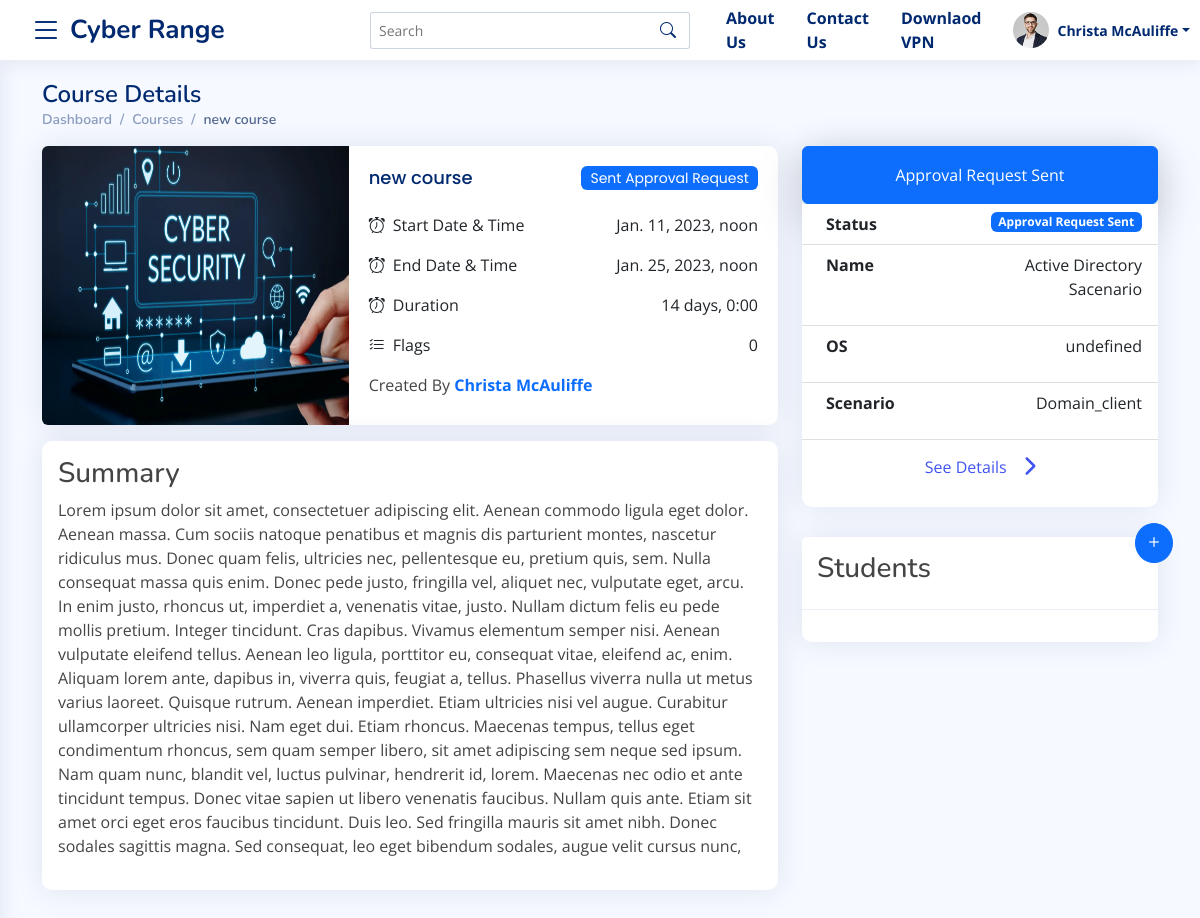
Page /instructor/courses/25/details (signed in) on the committed database.
### accounts/models.py (models this page shows, shortened)
class User(AbstractBaseUser):
    username = models.CharField(
        verbose_name="Username",
        max_length=255,
        default="",
        blank=True,
        unique=False,
    )
    email = models.EmailField(
        verbose_name='email address',
        max_length=255,
        unique=True,
    )
    is_active = models.BooleanField(default=True, help_text="User is verified and have access to the website. Admin can also block a user by un-check this field")
    is_staff = models.BooleanField(default=False , editable=False) # a admin user; non super-user
    is_superuser = models.BooleanField(default=False, help_text="Superuser of the whole website.") # a superuser
    is_student = models.BooleanField(default=False)
    is_instructor = models.BooleanField(default=False)
    is_admin = models.BooleanField(default=False)
    groups = models.ManyToManyField(
        Group,
        verbose_name=_('groups'),
        blank=True,
        help_text=_(
            'The groups this user belongs to. A user will get all permissions '
            'granted to each of their groups.'
        ),
        related_name="user_groups_set",
        related_query_name="user",
    )
    permissions = models.ManyToManyField(
        Permission,
        verbose_name=_('user permissions'),
        blank=True,
        help_text=_('Specific permissions for this user.'),
        related_name="user_permissions_set",
        related_query_name="user",
    )
    date_joined = models.DateTimeField(_('Date Joined'), blank=True, null=True, auto_now_add=True)
    updated= models.DateTimeField( verbose_name= _('Last Updated Timestamp') , auto_now= True)
    vpn_file  = models.FileField(upload_to='vpn/', blank=True)
    USERNAME_FIELD = 'email'
    REQUIRED_FIELDS = [] # Email & Password are required by default.
    def __str__(self):
        return self.email
    objects = UserManager()

### master_app/models.py (models this page shows, shortened)
class Course(models.Model):
    instructor = models.ForeignKey(User, on_delete=models.CASCADE)
    name = models.CharField(max_length=100)
    start_time = models.DateTimeField(auto_now_add=False, default=timezone.now)
    end_time = models.DateTimeField(auto_now_add=False, default=timezone.now)
    created_timestamp = models.DateTimeField( auto_now_add=True )
    description = RichTextField()
    is_approved = models.CharField(max_length=2, choices=APPROVED_CHOICES, default="1")
    points = models.IntegerField(blank=True, null=True, default=60)
    course_img = models.ImageField(blank=True, upload_to="courses/")
    def get_virtual_network(self):
        try:
            return VirtualNetwork.objects.get(course__id = self.id)
        except:
            return None
    def total_duration(self):
        try:
            return ("%s" % str(self.end_time - self.start_time)[:-3])
        except:
            return ("%s" % str(self.end_time - self.start_time))

class VirtualNetwork(models.Model):
    course = models.ForeignKey(Course, on_delete=models.CASCADE)
    name = models.CharField(max_length=100)
    description = RichTextField()
    operating_system = models.CharField(max_length=100, default=1 )
    scenarios = models.CharField(max_length=200, default="1" ,)
    rating  = models.CharField(max_length=1 , default="1", choices=RATING_CHOICES, blank=True, null=True)
    config_file_url = models.URLField(max_length=300 , default="" , blank=True, null=True)
    ip_address = models.GenericIPAddressField(blank=True, null=True)
    topology_image = models.ImageField(upload_to="topologies/", blank=True, null=True)
    ssh_file = models.FileField(upload_to="sshFiles/" , blank=True, null=True)
    instructions = RichTextField(blank = True, null=True, default="")
    is_instance_created = models.BooleanField(default=False, blank=True, null=True)
    imageRef = models.CharField(max_length=200 , blank=True, null=True)
    size = models.CharField(max_length=200 , blank=True, null=True)
    status = models.CharField(max_length=200 , blank=True, null=True)
    state = models.CharField(max_length=200 , blank=True, null=True)
    min_ram = models.CharField(max_length=200 , blank=True, null=True)
    min_disk = models.CharField(max_length=200 , blank=True, null=True)
    server_id = models.CharField(max_length=200, blank=True, null=True)
    def get_operating_system(self):
        try:
            return OPERATING_SYSTEM_CHOICES_TEXT[self.operating_system]
        except:
            return self.operating_system
    def get_scenarios(self):
        try:
            return SCENARIOS_CATEGORYIES_TEXT[self.scenarios]
        except:
            return self.scenarios

### master_app/views.py (the view)
# urls.py: path("instructor/courses/<int:course_id>/details", views.InstructorCourseDetails, name="instructor-courses-details-url"),
@login_required
@teacher_required
def InstructorCourseDetails(request, course_id):
    template_name = 'master_app/instructor/courseDetails.html'
    try:
        course = Course.objects.get(id=course_id)
        easy_challenges = course.coursechallenge_set.filter(levels=1)
        medium_challenges = course.coursechallenge_set.filter(levels=2)
        hard_challenges = course.coursechallenge_set.filter(levels=3)
        students = course.assignedstudents_set.all()
    except Course.DoesNotExist:
        messages.error(request, "Invalid Course URL")
        return redirect(reverse("courses-all-url"))
    except Exception as e:
        messages.error(
            request, "Plase try again after some time or contact admin.")
        return redirect(reverse("master_index"))
    context = {
        "course": course,
        "easy_challenges": easy_challenges,
        "medium_challenges": medium_challenges,
        "hard_challenges": hard_challenges,
        "students": students,
        "form":  NewVirtualNetworkForm(),
        "form_2":  AddNewStudent(),
    }
    return render(request, template_name, context)

### master_app/templates/master_app/instructor/courseDetails.html (shortened to what this page needs)
{%  extends 'base.html' %}
{% load static %}
{% block extra_css %}
<link href="{% static 'assets/vendor/quill/quill.snow.css' %}" rel="stylesheet">
<link href="{% static 'assets/vendor/quill/quill.bubble.css' %}" rel="stylesheet">
<link rel="stylesheet" href="{% static 'assets/vendor/loader/loader-double.css' %}"  />
<link rel="stylesheet" href="{% static 'assets/vendor/flickity/flickity.min.css' %}">
{% endblock %}
{% block content %}
<main id="main" class="main">
    <section class="section dashboard">
        <div class="container">
          <div class="pagetitle">
                <h1>Course Details</h1>
                <nav>
                  <ol class="breadcrumb">
                    <li class="breadcrumb-item"><a href="{% url 'instructor-dasboard-url' %}">Dashboard</a></li>
                    <li class="breadcrumb-item "><a href="{% url 'courses-all-url' %}">Courses</a></li>
                    <li class="breadcrumb-item active">{{ course.name }}</li>
                  </ol>
                </nav>
              </div>
            <div class="row">
                <div class="col-12 col-md-8">
                  {% include 'master_app/course_card_header.html' %}
                </div>
                <div class="col-12 col-md-4 mb-5">
                  {% include 'master_app/instructor/cd_network_details.html' %}
                    {% include 'master_app/instructor/cd_students.html' %}
                </div>
            </div>
        </div>
    </section>
</main>
{% endblock %}

### master_app/templates/master_app/header.html (shortened to what this page needs)
{% load static %}
<header class="header fixed-top d-flex align-items-center  sticky-top ">
  <div class="d-flex align-items-center justify-content-center">
    {% if request.user.is_authenticated %}
      <i class="bi bi-list toggle-sidebar-btn"></i>
    {% endif %}
    <a href="{% url 'master_index' %}" class="logo d-flex align-items-center ms-2">
      <span class="d-none d-lg-block">  Cyber Range</span>
    </a>
  </div>
  <div class="search-bar">
    <form class="search-form d-flex align-items-center" method="POST" action="#">
      <input type="text" name="query" placeholder="Search" title="Enter search keyword">
      <button type="submit" title="Search"><i class="bi bi-search"></i></button>
    </form>
  </div>
  <nav class="header-nav  ms-auto">
    <ul class="d-flex align-items-center">
      {% if request.user.is_authenticated %}
      <li class="nav-item">
        <a href="{% url 'about_url' %}" class="nav-link nav-profile d-flex align-items-center px-3 fw-bold">
          About Us</a>
      </li>
      <li class="nav-item">
        <a href="{% url 'contact_url' %}" class="nav-link nav-profile d-flex align-items-center px-3 fw-bold">
          Contact Us</a>
      </li>
      {% if request.user.vpn_file %}
      <li class="nav-item">
        <a href="{{ request.user.vpn_file.url }}" class="nav-link nav-profile d-flex align-items-center px-3 fw-bold">Downlaod VPN </a>
      </li>
      {% else %}
        <li class="nav-item">
          <a href="{% url 'create_vpn_url' %}" class="nav-link nav-profile d-flex align-items-center px-3 fw-bold create-vpn">Create VPN </a>
        </li>
      {% endif %}
      <li class="nav-item dropdown px-3">
        <a class="nav-link nav-profile d-flex align-items-center pe-0" href="#" data-bs-toggle="dropdown">
          <img src="{% static 'assets/img/profile-img.jpg' %}" alt="Profile" class="rounded-circle">
          <span class="d-none d-md-block dropdown-toggle ps-2 fw-bold">{{ request.user.username }}</span>
        </a>
      </li>
      {% endif %}
    </ul>
  </nav>
</header>

### master_app/templates/master_app/course_card_header.html
{% load static %}
<div class="card mb-3">
    <div class="row g-0">
      <div class="col-md-5">
        {% if course.course_img %}
          <img src="{{ course.course_img.url }}" class="img-fluid rounded-start h-100" alt="...">
        {% else %}
          <img src="{% static 'assets/img/Ad.webp' %}" class="img-fluid rounded-start h-100" alt="...">
        {% endif %}
      </div>
      <div class="col-md-7">
        <div class="card-body">
          <h5 class="card-title d-flex justify-content-between align-items-center mb-0">{{ course.name }}
            {% if course.is_approved == "1" %}
        <span class="badge bg-warning text-white">Draft</span>
      {% elif course.is_approved == "2" %}
        <span class="badge bg-primary text-white">Sent Approval Request</span>
      {% elif course.is_approved == "3" %}
        <span class="badge bg-success text-white">Approved</span>
      {% elif course.is_approved == "4"  %}
        <span class="badge bg-danger text-white">Rejected</span>
      {% endif %}</h5>
      <ul class="list-group  list-group-flush px-0 mx-0 ">
        <li class="list-group-item d-flex justify-content-between align-items-start px-0 border-0">
          <div >
            <div ><i class="bi bi-alarm me-1"></i> Start Date & Time</div>
          </div>
          {{ course.start_time }}
        </li>
        <li class="list-group-item d-flex justify-content-between align-items-start px-0 border-0">
          <div >
            <div ><i class="bi bi-alarm me-1"></i> End Date & Time</div>
          </div>
          {{ course.end_time }}
        </li>
        <li class="list-group-item d-flex justify-content-between align-items-start px-0 border-0">
          <div >
            <div ><i class="bi bi-alarm me-1"></i> Duration</div>
          </div>
          {{ course.total_duration }}
        </li>
        <li class="list-group-item d-flex justify-content-between align-items-start px-0 border-0" >
          <div >
            <div ><i class="bi bi-list-check me-1"></i> Flags</div>
          </div>
          0
        </li>
      </ul>
          <p class="my-2">Created By <strong class="text-primary fw-bolder">{{ course.instructor.username }}</strong></p>
        </div>
      </div>
    </div>
  </div>
  <div class="card">
    <div class="card-body p-3">
      <h3>Summary</h3>
      {{ course.description|safe }}
    </div>
  </div>

### master_app/templates/master_app/instructor/cd_network_details.html (shortened to what this page needs)
<div class="card {% if not course.get_virtual_network %} bg-transparent shadow-none {% endif %} p-0 ">
    <div class="card-body  px-0">
      {% if course.get_virtual_network %}
        {% if course.is_approved == "1" %}
          <a class="btn btn-warning py-3 shadow-lg w-100" href="{% url 'instructor-approve-course-url' course.id   %}" >Send Request for Approval</a>
        {% elif course.is_approved == "2" %}
          <button class="btn btn-primary py-3 shadow-lg w-100">Approval Request Sent</button>
        {% else %}
          <h3 class="p-3">Virtual Network</h3>
        {% endif %}
          <ul class="list-group list-group-flush">
            <li class="list-group-item d-flex justify-content-between align-items-start">
              <div class="ms-2 me-auto">
                <div class="fw-bold">Status</div>
              </div>
              {% if course.get_virtual_network %}
        {% if course.is_approved == "1" %}
              <span class="badge bg-warning">Draft</span>
    {% elif course.is_approved == "2" %}
      <span class="badge bg-primary">Approval Request Sent</span>
    {% elif course.is_approved == "3" %}
    <span class="badge bg-success">Approved</span>
    {% elif course.is_approved == "4"  %}
    <span class="badge bg-danger">Rejected</span>
    {% endif %}
    {% endif %}
            </li>
            <li class="list-group-item d-flex justify-content-between align-items-start">
              <div class="ms-2 me-auto">
                <div class="fw-bold">Name</div>
              </div>
              <p class="w-50 text-end">{{ course.get_virtual_network.name }}</p>
            </li>
            <li class="list-group-item d-flex justify-content-between align-items-start">
              <div class="ms-2 me-auto">
                <div class="fw-bold">OS</div>
              </div>
              <p class="w-50 text-end">{{ course.get_virtual_network.get_operating_system }}</p></li>
            <li class="list-group-item d-flex justify-content-between align-items-start">
              <div class="ms-2 me-auto">
                <div class="fw-bold">Scenario</div>
              </div><p class="w-50 text-end">{{ course.get_virtual_network.get_scenarios }}</p>
            </li>
            <li class="list-group-item text-center" aria-disabled="true"><a data-bs-toggle="offcanvas" href="#offcanvasExample{{ course.get_virtual_network.name|slugify  }}" role="button" aria-controls="offcanvasExample{{ course.get_virtual_network.name|slugify  }}">See Details<i class="fas fa-chevron-right fs-5 ms-3 pt-2"></i></a></li>
          </ul>
      {% else %}
        <a class="btn btn-primary py-3 shadow-lg w-100 " href="#virutal_network_modal" data-bs-toggle="modal">Request Virutal Network</a>
      {% endif %}
    </div>
  </div>

### rows in the picture
User: user.username "Christa McAuliffe"
Course: name "new course", start_time "Jan. 11, 2023, noon", end_time "Jan. 25, 2023, noon", total_duration "14 days, 0:00", instructor.username "Christa McAuliffe", description "Lorem ipsum dolor sit amet, consectetuer adipiscing elit. Aenean commodo ligula eget dolor. Aenean massa. Cum sociis natoque penatibus et magnis dis parturient montes, nascetur ridiculus mus. Donec quam felis, ultricies nec, pellentesque eu, pretium quis, sem. Nulla consequat massa quis enim. Donec pede justo, fringilla vel, aliquet nec, vulputate eget, arcu. In enim justo, rhoncus ut, imperdiet a, venenatis vitae, justo. Nullam dictum felis eu pede mollis pretium. Integer tincidunt. Cras dapibus. Vivamus elementum semper nisi. Aenean vulputate eleifend tellus. Aenean leo ligula, porttitor eu, consequat vitae, eleifend ac, enim. Aliquam lorem ante, dapibus in, viverra quis, feugiat a,…", get_virtual_network.name "Active Directory Sacenario", get_virtual_network.get_operating_system "undefined", get_virtual_network.get_scenarios "Domain_client"
